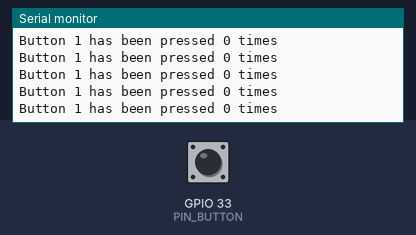
The sketch below on a simulated ESP32. Parts: the last lines printed to the serial monitor. The inputs (shaded band) are chosen by the test bench; at power-on: GPIO 33 (PIN_BUTTON) LOW.

Above: at 1.2 s.
1.3 s: GPIO 33 (PIN_BUTTON) pulled HIGH for 0.15 s
At 2.1 s:
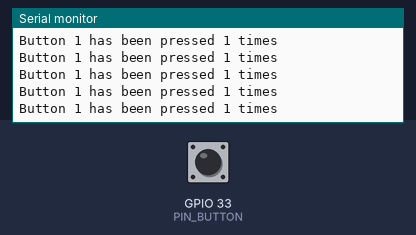
4.4 s: GPIO 33 (PIN_BUTTON) pulled HIGH for 1 s
At 5.1 s:
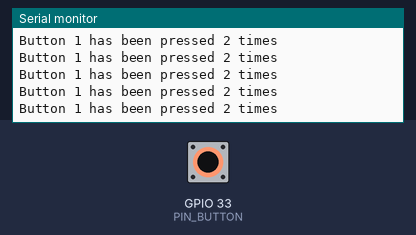
6.9 s: GPIO 33 (PIN_BUTTON) pulled HIGH for 0.15 s
Timing chart, 0 to 7.3 s (numbered marks = the images above; inputs shaded):
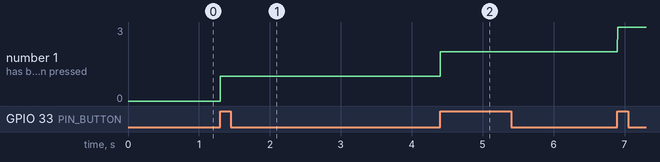

The sketch:

Button_interrupt.ino
```cpp
//Doc:
//https://espressif-docs.readthedocs-hosted.com/projects/arduino-esp32/en/latest/api/gpio.html
#define PIN_BUTTON 33
int numberKeyPresses = 0;

void ARDUINO_ISR_ATTR isr(void* arg) {
  numberKeyPresses += 1;
  }


void setup() {
    Serial.begin(115200);
    pinMode(PIN_BUTTON, INPUT);
    //Quitar el resistor. Usar los resistores pullup y down integrados
    //pinMode(PIN_BUTTON, INPUT_PULLDOWN);
    attachInterruptArg(PIN_BUTTON, isr, &numberKeyPresses, RISING);
}

void loop() {

    Serial.printf("Button 1 has been pressed %u times\n", numberKeyPresses);

    static uint32_t lastMillis = 0;
    if (millis() - lastMillis > 10000) {
      lastMillis = millis();
      detachInterrupt(PIN_BUTTON);
    }
      delay(1);
}
```

Measured:
- after the input at 1.3 s, the serial monitor: prints a new line at once (image 1)
- after the input at 4.4 s, the serial monitor: prints a new line at once (image 2)
- plotted number 1: 1 → 2 after the input at 4.4 s, 2 → 3 after the input at 6.9 s
